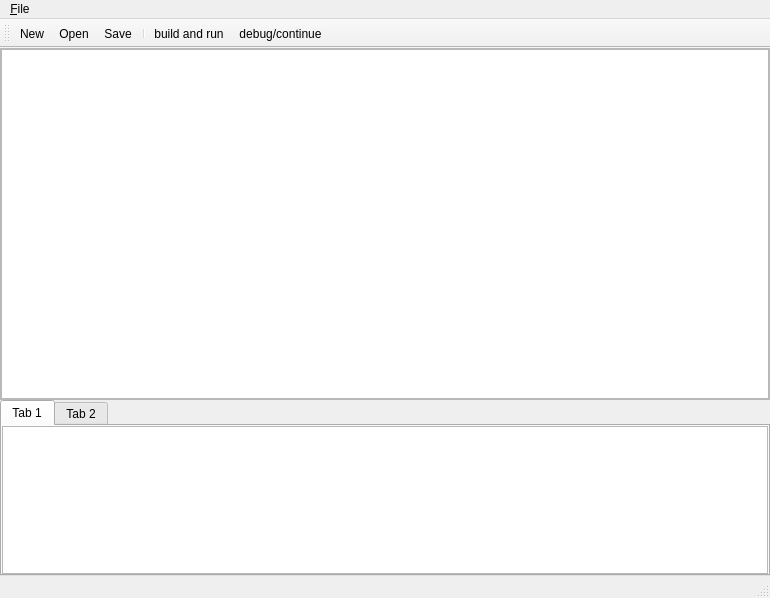
<?xml version="1.0" encoding="UTF-8"?>
<ui version="4.0">
 <class>swCompiler</class>
 <widget class="QMainWindow" name="swCompiler">
  <property name="geometry">
   <rect>
    <x>0</x>
    <y>0</y>
    <width>770</width>
    <height>598</height>
   </rect>
  </property>
  <property name="windowTitle">
   <string>sw-compiler</string>
  </property>
  <widget class="QWidget" name="centralwidget">
   <layout class="QVBoxLayout" name="verticalLayout">
    <property name="spacing">
     <number>0</number>
    </property>
    <property name="margin">
     <number>0</number>
    </property>
    <item>
     <widget class="QScrollArea" name="codeScroll">
      <property name="sizePolicy">
       <sizepolicy hsizetype="Expanding" vsizetype="Preferred">
        <horstretch>0</horstretch>
        <verstretch>30</verstretch>
       </sizepolicy>
      </property>
      <property name="widgetResizable">
       <bool>true</bool>
      </property>
      <widget class="QWidget" name="codeScrollAreas">
       <property name="geometry">
        <rect>
         <x>0</x>
         <y>0</y>
         <width>768</width>
         <height>344</height>
        </rect>
       </property>
       <layout class="QHBoxLayout" name="horizontalLayout">
        <property name="spacing">
         <number>0</number>
        </property>
        <property name="margin">
         <number>0</number>
        </property>
        <item>
         <widget class="QPlainTextEdit" name="codeTextEdit">
          <property name="font">
           <font>
            <family>Microsoft YaHei UI</family>
            <pointsize>10</pointsize>
           </font>
          </property>
          <property name="lineWidth">
           <number>1</number>
          </property>
          <property name="midLineWidth">
           <number>0</number>
          </property>
         </widget>
        </item>
       </layout>
      </widget>
     </widget>
    </item>
    <item>
     <widget class="QTabWidget" name="infoTabs">
      <property name="sizePolicy">
       <sizepolicy hsizetype="Expanding" vsizetype="Preferred">
        <horstretch>0</horstretch>
        <verstretch>15</verstretch>
       </sizepolicy>
      </property>
      <property name="baseSize">
       <size>
        <width>0</width>
        <height>0</height>
       </size>
      </property>
      <property name="currentIndex">
       <number>0</number>
      </property>
      <widget class="QWidget" name="tab">
       <attribute name="title">
        <string>Tab 1</string>
       </attribute>
       <layout class="QHBoxLayout" name="horizontalLayout_2">
        <property name="spacing">
         <number>0</number>
        </property>
        <property name="margin">
         <number>0</number>
        </property>
        <item>
         <widget class="QTableWidget" name="errorMsgTable">
          <property name="lineWidth">
           <number>0</number>
          </property>
          <property name="midLineWidth">
           <number>100</number>
          </property>
         </widget>
        </item>
       </layout>
      </widget>
      <widget class="QWidget" name="tab_2">
       <attribute name="title">
        <string>Tab 2</string>
       </attribute>
      </widget>
     </widget>
    </item>
   </layout>
  </widget>
  <widget class="QMenuBar" name="menubar">
   <property name="geometry">
    <rect>
     <x>0</x>
     <y>0</y>
     <width>770</width>
     <height>23</height>
    </rect>
   </property>
   <widget class="QMenu" name="menu_File">
    <property name="title">
     <string>&amp;File</string>
    </property>
    <addaction name="actionNew"/>
    <addaction name="separator"/>
    <addaction name="actionOpen"/>
    <addaction name="actionSave"/>
   </widget>
   <addaction name="menu_File"/>
  </widget>
  <widget class="QStatusBar" name="statusbar"/>
  <widget class="QToolBar" name="toolBar">
   <property name="windowTitle">
    <string>toolBar</string>
   </property>
   <attribute name="toolBarArea">
    <enum>TopToolBarArea</enum>
   </attribute>
   <attribute name="toolBarBreak">
    <bool>false</bool>
   </attribute>
   <addaction name="actionNew"/>
   <addaction name="actionOpen"/>
   <addaction name="actionSave"/>
   <addaction name="separator"/>
   <addaction name="actionBuildAndRun"/>
   <addaction name="actionDebugOrContinue"/>
  </widget>
  <action name="actionNew">
   <property name="icon">
    <iconset>
     <normalon>New.png</normalon>
    </iconset>
   </property>
   <property name="text">
    <string>New</string>
   </property>
  </action>
  <action name="actionOpen">
   <property name="icon">
    <iconset>
     <normalon>Open.png</normalon>
    </iconset>
   </property>
   <property name="text">
    <string>&amp;Open</string>
   </property>
  </action>
  <action name="actionBuildAndRun">
   <property name="icon">
    <iconset>
     <normaloff>system-run.png</normaloff>system-run.png</iconset>
   </property>
   <property name="text">
    <string>build and run</string>
   </property>
  </action>
  <action name="actionDebugOrContinue">
   <property name="text">
    <string>debug/continue</string>
   </property>
  </action>
  <action name="actionSave">
   <property name="icon">
    <iconset>
     <normalon>Save.png</normalon>
    </iconset>
   </property>
   <property name="text">
    <string>&amp;Save</string>
   </property>
  </action>
 </widget>
 <resources/>
 <connections/>
</ui>
